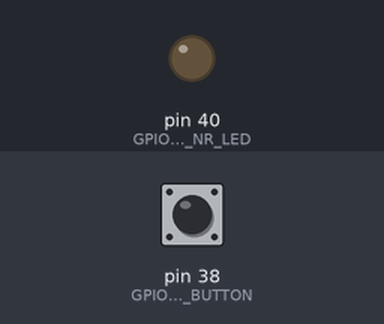
A program run on a simulated Raspberry Pi (header pin numbers). Parts: output pins drawn as LEDs (lit = HIGH). The inputs (shaded band) are chosen by the test bench; at power-on: pin 38 (GPIO_PIN_NR_BUTTON) HIGH.

Above: at 1.2 s.
1.3 s: pin 38 (GPIO_PIN_NR_BUTTON) pulled LOW for 0.15 s
At 1.8 s:
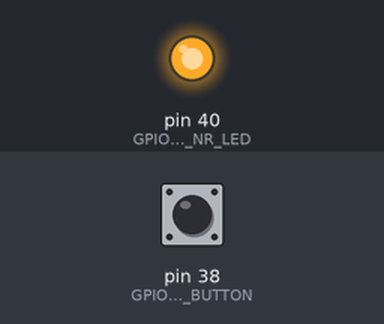
Timing chart, 0 to 4.3 s (numbered marks = the images above; inputs shaded):
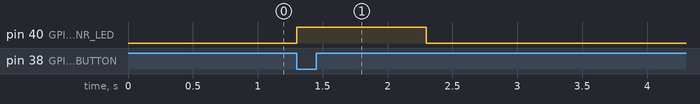

The program:

main.py
```python
import signal
import threading
import time
import RPi.GPIO as GPIO

# Set GPIO numbering mode
GPIO.setmode(GPIO.BOARD)

# define GPIO numbers for LED and button
GPIO_PIN_NR_LED = 40
GPIO_PIN_NR_BUTTON = 38

# LED needs output mode
GPIO.setup(GPIO_PIN_NR_LED, GPIO.OUT)

# Button needs input mode
GPIO.setup(GPIO_PIN_NR_BUTTON, GPIO.IN)

# Event object for handling SIGINT
ev = threading.Event()


# Cleanup function for application exit
def exitApplication():
	GPIO.output(GPIO_PIN_NR_LED, GPIO.LOW)
	GPIO.cleanup()


# Handler for SIGINT signal (for example when pressing CTRL + C in console)
def sigIntHandler(number, stackFrame):
	ev.set()


# Turn on LED for one second and turn it off again
def toggleLed(pin):
	GPIO.output(GPIO_PIN_NR_LED, GPIO.HIGH)
	time.sleep(1)
	GPIO.output(GPIO_PIN_NR_LED, GPIO.LOW)


# Register signal handler for SIGINT
signal.signal(signal.SIGINT, sigIntHandler)


# Register callback for falling voltage on the pin (= button released)
GPIO.add_event_detect(GPIO_PIN_NR_BUTTON, GPIO.FALLING, callback = toggleLed, bouncetime = 200)


# Wait for SIGINT. Button handling is done via a separate thread created by GPIO.add_event_detect
ev.wait()


# Finally, exit the application
exitApplication()
```

Measured:
- after the input at 1.3 s, pin 40 (GPIO_PIN_NR_LED): LOW → HIGH at once, → LOW 1.0 s later
